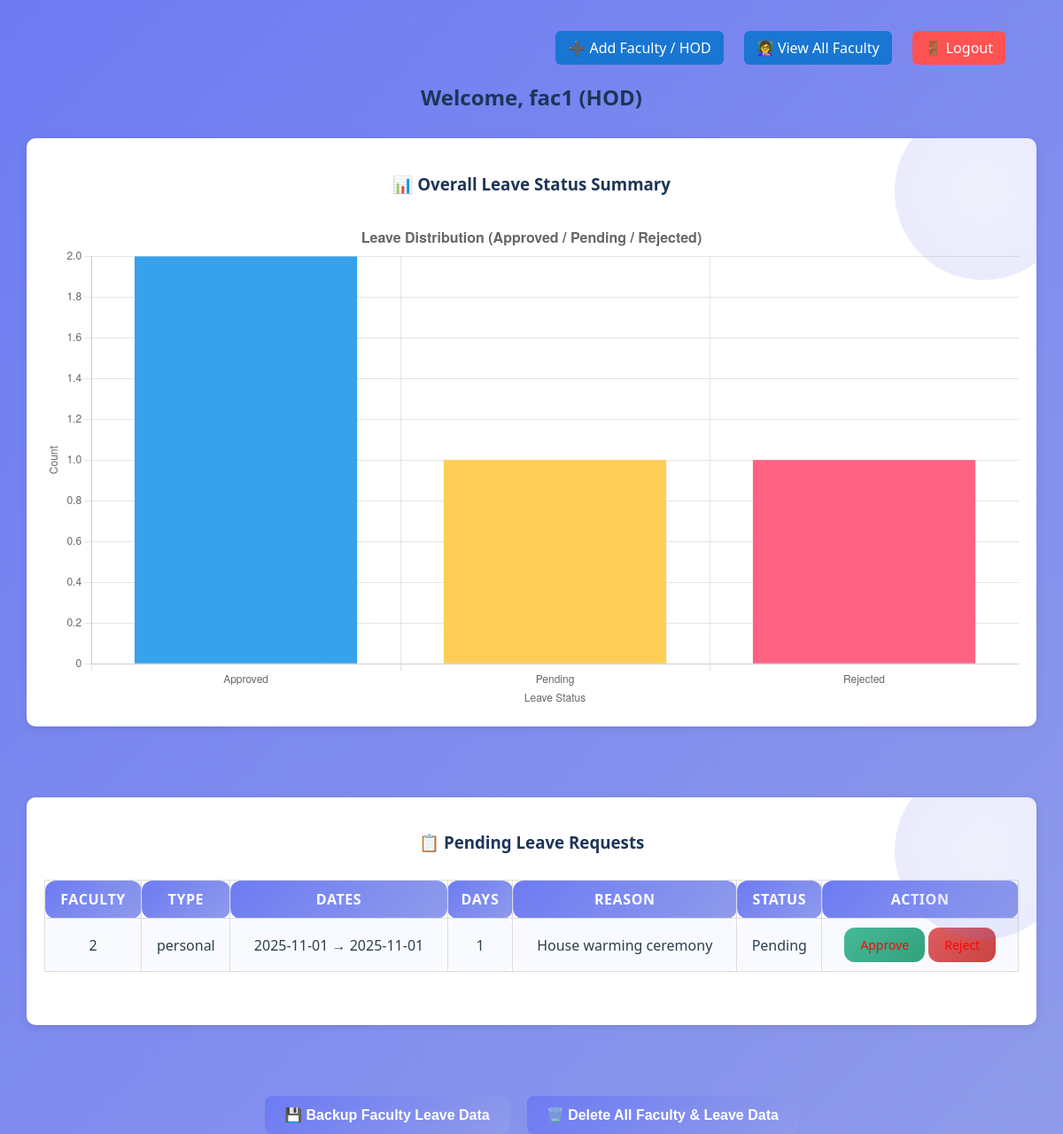
/dashboard_hod (signed in), run on the app's committed database.
### app.py (models this page shows)
class User(db.Model):
    id = db.Column(db.Integer, primary_key=True)
    username = db.Column(db.String(80), unique=True)
    password = db.Column(db.String(80))
    available_leaves = db.Column(db.Integer, default=15)
    role = db.Column(db.String(10))  # faculty or hod
    leave_balance = db.Column(db.Integer, default=15)

class Leave(db.Model):
    id = db.Column(db.Integer, primary_key=True)
    user_id = db.Column(db.Integer, db.ForeignKey('user.id'))
    leave_type = db.Column(db.String(50))
    start_date = db.Column(db.String(20))
    end_date = db.Column(db.String(20))
    days = db.Column(db.Integer)
    reason = db.Column(db.String(200))
    status = db.Column(db.String(20), default="Pending")

### app.py (the view)
@app.route('/dashboard_hod')
def dashboard_hod():
    if 'user_id' not in session:
        return redirect(url_for('login'))
    user = User.query.get(session['user_id'])
    pending_leaves = Leave.query.filter_by(status="Pending").all()
    status_summary = {"Approved": 0, "Pending": 0, "Rejected": 0}
    all_leaves = Leave.query.all()
    for leave in all_leaves:
        if leave.status in status_summary:
            status_summary[leave.status] += 1
    chart_data = {
        "labels": list(status_summary.keys()),
        "values": list(status_summary.values())
    }
    return render_template('hod_dashboard.html', user=user, leaves=pending_leaves, chart_data=chart_data)

### templates/hod_dashboard.html (shortened to what this page needs)
<!DOCTYPE html>
<html lang="en">
<head>
  <link rel="stylesheet" href="{{ url_for('static', filename='style.css') }}">
</head>
<body>
  <div class="top-links">
    <a href="{{ url_for('register_user') }}">➕ Add Faculty / HOD</a>
    <a href="{{ url_for('faculty_list') }}">👩‍🏫 View All Faculty</a>
    <a href="{{ url_for('logout') }}" style="background:#ff5252;">🚪 Logout</a>
  </div>
  <h2>Welcome, {{ user.username }} (HOD)</h2>
  <div class="container">
    <h3>📊 Overall Leave Status Summary</h3>
    <canvas id="summaryChart"></canvas>
  </div>
  <div class="container">
    <h3>📋 Pending Leave Requests</h3>
    {% if leaves %}
    <table>
      <tr>
        <th>Faculty</th>
        <th>Type</th>
        <th>Dates</th>
        <th>Days</th>
        <th>Reason</th>
        <th>Status</th>
        <th>Action</th>
      </tr>
      {% for l in leaves %}
      <tr>
        <td>{{ l.user_id }}</td>
        <td>{{ l.leave_type }}</td>
        <td>{{ l.start_date }} → {{ l.end_date }}</td>
        <td>{{ l.days }}</td>
        <td>{{ l.reason }}</td>
        <td>{{ l.status }}</td>
        <td>
          <div class="btn-container">
            <a class="btn btn-approve" href="{{ url_for('leave_action', leave_id=l.id, action='approve') }}">Approve</a>
            <a class="btn btn-reject" href="{{ url_for('leave_action', leave_id=l.id, action='reject') }}">Reject</a>
          </div>
        </td>
      </tr>
      {% endfor %}
    </table>
    {% else %}
    <p style="text-align:center; color:#555;">No pending leave requests 🎉</p>
    {% endif %}
  </div>
  <div class="action-buttons">
    <form method="POST" action="{{ url_for('backup_data') }}">
      <button type="submit" class="btn-backup" onclick="return confirm('💾 Do you want to create a database backup?');">
        💾 Backup Faculty Leave Data
      </button>
    </form>
    <form method="POST" action="{{ url_for('delete_all_data') }}">
      <button type="submit" class="btn-delete" onclick="return confirm('⚠️ Are you sure you want to delete ALL faculty and leave data? This action cannot be undone.');">
        🗑️ Delete All Faculty & Leave Data
      </button>
    </form>
  </div>
  <script>
    const ctx = document.getElementById('summaryChart').getContext('2d');
    const chartData = {{ chart_data | tojson }};
    new Chart(ctx, {
      type: 'bar',
      data: {
        labels: chartData.labels,
        datasets: [{
          label: 'Number of Leaves',
          data: chartData.values,
          backgroundColor: ['#36A2EB', '#FFCE56', '#FF6384']
        }]
      },
      options: {
        responsive: true,
        plugins: {
          title: {
            display: true,
            text: 'Leave Distribution (Approved / Pending / Rejected)',
            font: { size: 16 }
          },
          legend: { display: false }
        },
        scales: {
          x: { title: { display: true, text: 'Leave Status' } },
          y: {
            title: { display: true, text: 'Count' },
            beginAtZero: true
          }
        }
      }
    });
  </script>
</body>
</html>

### static/style.css (style rules this page uses)
body { margin: 0; padding: 0; min-height: 100vh; font-family: "Inter", "Segoe UI", Roboto, Arial, sans-serif; color: #2c3e50; background: linear-gradient(135deg, #6D7BF3, #8F9BEA); }
.container { background: #ffffff; max-width: 1100px; margin: 80px auto; padding: 50px 60px; border-radius: 20px; box-shadow: 0 10px 30px rgba(0, 0, 0, 0.12); position: relative; overflow: hidden; }
.container::before { content: ""; position: absolute; top: -40px; right: -40px; width: 200px; height: 200px; background: radial-gradient(circle at center, #8F9BEA 0%, #6D7BF3 80%); opacity: 0.15; border-radius: 50%; transform: rotate(45deg); pointer-events: none; }
h2, h3 { text-align: center; margin-bottom: 30px; color: #1d3557; font-weight: 700; }
.top-links { display: flex; justify-content: flex-end; gap: 15px; padding: 20px 50px 0; }
.top-links a { text-decoration: none; padding: 10px 18px; border-radius: 30px; font-weight: 500; background: linear-gradient(135deg, #6D7BF3, #8F9BEA); color: #fff; transition: background 0.3s, transform 0.2s; }
button { font-size: 16px; padding: 14px 22px; border: none; border-radius: 12px; cursor: pointer; font-weight: 600; color: #fff; background: linear-gradient(135deg, #6D7BF3, #8F9BEA); transition: background 0.3s, transform 0.2s; }
table { width: 100%; border-collapse: separate; border-spacing: 0 14px; margin-bottom: 40px; }
th, td { padding: 16px 22px; text-align: center; background: #fff; border: none; border-radius: 12px; }
th { background: #6D7BF3; background: linear-gradient(135deg, #6D7BF3, #8F9BEA); color: #fff; text-transform: uppercase; letter-spacing: 0.6px; }
tr { transition: transform 0.2s, box-shadow 0.2s; }
tr:nth-child(even) td { background: #f9faff; }
.btn { padding: 10px 18px; border-radius: 12px; text-decoration: none; color: #fc0606; font-size: 14px; font-weight: 500; display: inline-block; transition: transform 0.2s, background 0.3s; }
.btn-approve { background: linear-gradient(135deg, #45B998, #33A17C); }
.btn-reject { background: linear-gradient(135deg, #E05D5D, #C94343); }
.top-links a:last-child { background: #E05D5D; }

### templates/hod_dashboard.html (style rules this page uses)
.action-buttons { text-align: center; margin-top: 40px; display: flex; justify-content: center; gap: 20px; }
.btn-backup, .btn-delete { padding: 12px 22px; border-radius: 8px; font-size: 16px; font-weight: 600; border: none; cursor: pointer; transition: 0.3s; }
.btn-backup { background-color: #1976d2; color: white; }
.btn-delete { background-color: #e53935; color: white; }
.container { margin-top: 30px; background: #fff; border-radius: 10px; padding: 20px; box-shadow: 0 2px 8px rgba(0,0,0,0.1); }
table { width: 100%; border-collapse: collapse; margin-top: 15px; }
th, td { border: 1px solid #ddd; padding: 10px; text-align: center; }
th { background-color: #1976d2; color: white; }
.top-links { text-align: right; margin: 15px; }
.top-links a { background: #1976d2; color: white; padding: 8px 14px; border-radius: 6px; margin-left: 8px; text-decoration: none; font-weight: 500; }
body { font-family: "Segoe UI", sans-serif; background-color: #f8f9fa; margin: 0; padding: 0; }
h2, h3 { text-align: center; }

### data on the page
User: username "fac1"
Leave: user_id "2", leave_type "personal", start_date "2025-11-01", end_date "2025-11-01", days "1", reason "House warming ceremony", status "Pending"

### other printed values
chart data {{ chart_data | tojson }} {"labels": ["Approved", "Pending", "Rejected"], "values": [2, 1, 1]}
